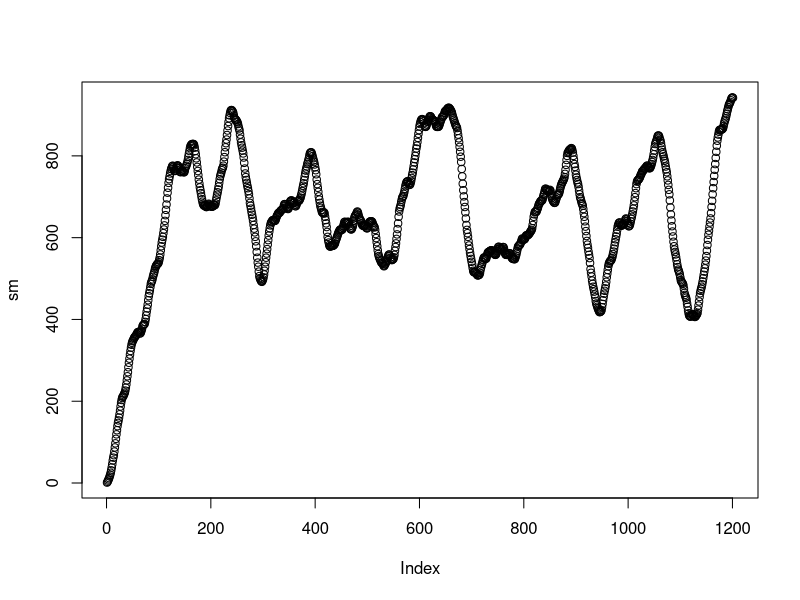
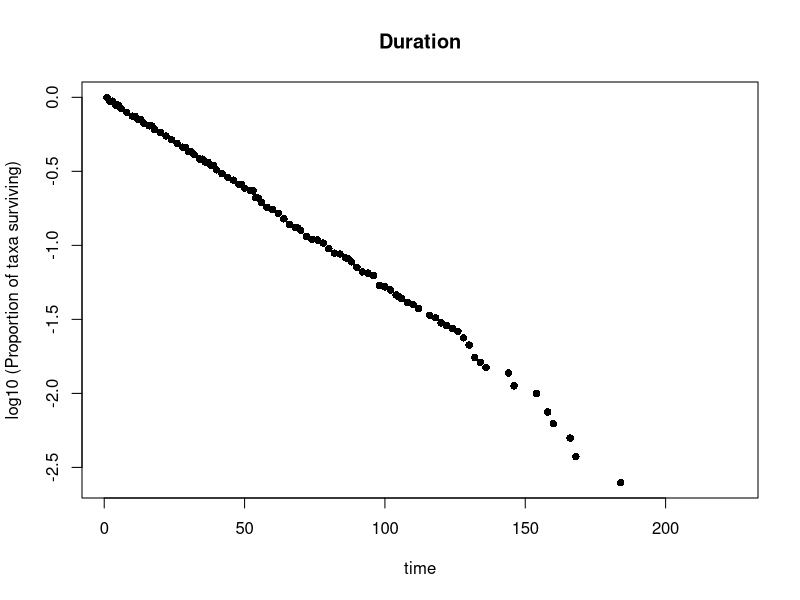
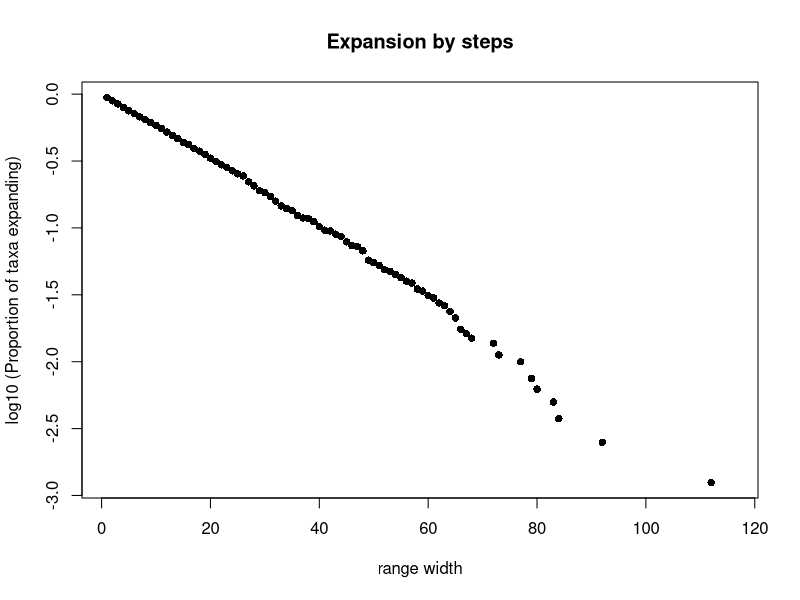
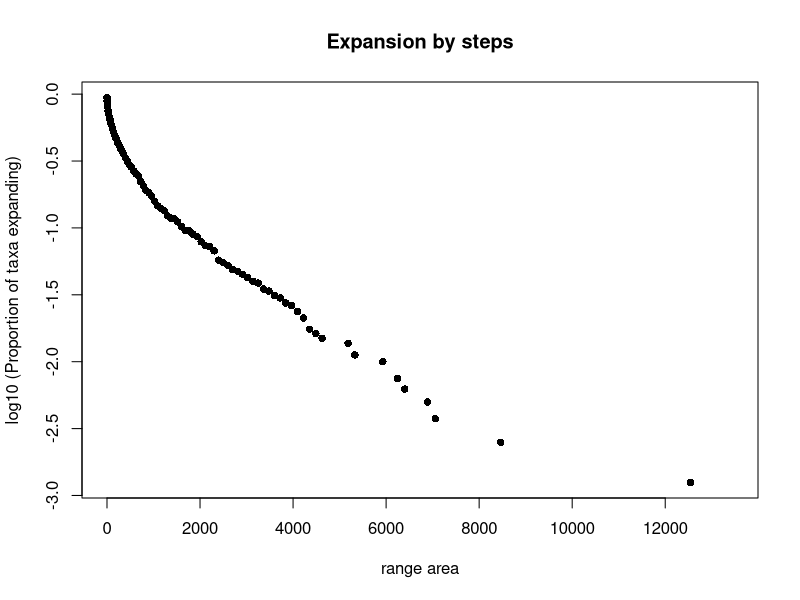
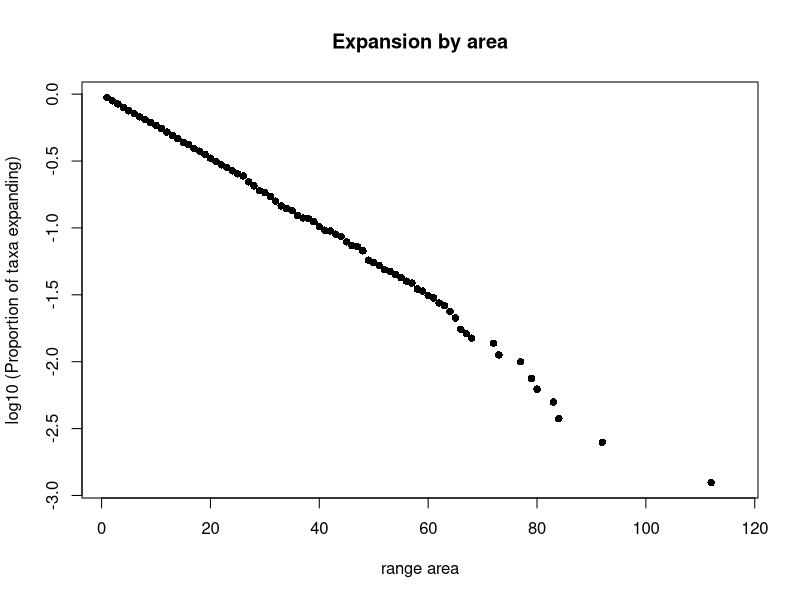
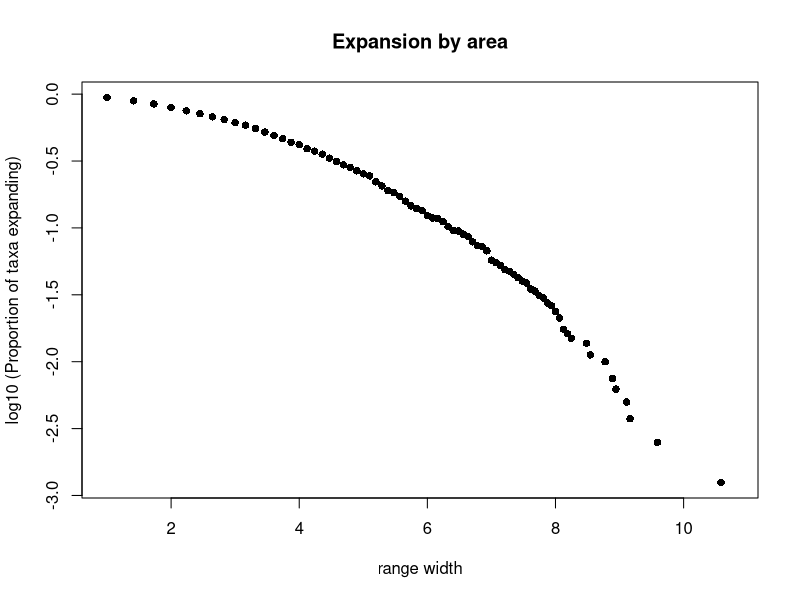

Here is the R script that generated these plots, in order:
# 2024 01 15 I.Zliobaite

p_decline <- 0.05

tsteps <- 1200

taxa_alive <- matrix(0,tsteps+1,1200+1)

taxa_alive[1,1] <- 1

set.seed(1981) 

do_snapshot <- FALSE

for (sk in 1:tsteps){
  ind_rising <- which(taxa_alive[,sk]>0)
  n_rising <- length(ind_rising)
  probs <- runif(n_rising)
  ind <- which(probs<=p_decline)
  taxa_alive[ind_rising,sk+1] <- taxa_alive[ind_rising,sk] + 1
  taxa_alive[ind_rising[ind],sk+1] <- (-taxa_alive[ind_rising[ind],sk])
  
  ind_declining <- which(taxa_alive[,sk]<0)
  sum_declining <- apply(taxa_alive,1,sum)
  ind_more_decline <- which(sum_declining[ind_declining]>0)
  taxa_alive[ind_declining[ind_more_decline],sk+1] <- taxa_alive[ind_declining[ind_more_decline],sk] +1 
  
  taxa_alive[sk+1,sk+1] <- 1
}

sm <- apply(abs(taxa_alive),2,sum)

pdf('fig_apply.pdf')
plot(sm)
dev.off()

taxa_alive <- taxa_alive[201:(dim(taxa_alive)[1]-200),201:(dim(taxa_alive)[2]-200)]

durations <- c()

for (sk in 1:dim(taxa_alive)[1]){
  ii <- which(taxa_alive[sk,]!=0)
  durations <- c(durations,length(ii))
}

range_wd_by_area <- c()
range_wd_by_steps <- c()
range_wd_by_areasqrt <- c()
range_wd_by_steps2 <- c()

taxa_alive_by_areasqrt <- sqrt(abs(taxa_alive))
taxa_alive_by_area <- abs(taxa_alive)
taxa_alive_by_steps <- abs(taxa_alive)
taxa_alive_by_steps2 <- abs(taxa_alive)*abs(taxa_alive)

if (do_snapshot){
    snapshot_now <- 456 #why not
    range_wd_by_area <- taxa_alive_by_area[,snapshot_now]
    range_wd_by_areasqrt <- taxa_alive_by_areasqrt[,snapshot_now]
    range_wd_by_steps <- taxa_alive_by_steps[,snapshot_now]
    range_wd_by_steps2 <- taxa_alive_by_steps2[,snapshot_now]
    
}else{
  for (sk in 1:dim(taxa_alive)[1]){
    
    range_wd_by_area <- c(range_wd_by_area,max(taxa_alive_by_area[sk,]))
    range_wd_by_areasqrt <- c(range_wd_by_areasqrt,max(taxa_alive_by_areasqrt[sk,]))
    range_wd_by_steps <- c(range_wd_by_steps,max(taxa_alive_by_steps[sk,]))
    range_wd_by_steps2 <- c(range_wd_by_steps2,max(taxa_alive_by_steps2[sk,]))
  }
  
}




un_dur <- unique(durations)
un_dur <- un_dur[order(un_dur)]
law_duration <- c()
n_sp <- sum(durations>0)

for (sk in 1:length(un_dur)){
  
  # how many survive past threshold
  ind <- which(durations>un_dur[sk])
  
  #statistics for the law
  law_duration <- rbind(law_duration,c(un_dur[sk],length(ind),length(ind)/n_sp))
}
  
colnames(law_duration) <- c('duration','nsuv','psurvive')

pdf('fig_duration.pdf', width = 3.5, height = 4)
plot(law_duration[,'duration'],log10(law_duration[,'psurvive']),pch=16,cex = 1,xlab = 'time',ylab = 'log10 (Proportion of taxa surviving)',main = 'Duration')
dev.off()  
  

un_steps <- unique(range_wd_by_steps)
un_steps <- un_steps[order(un_steps)]
law_steps <- c()

for (sk in 1:length(un_steps)){
  
  ind <- which(range_wd_by_steps>un_steps[sk])
  law_steps <- rbind(law_steps,c(un_steps[sk],length(ind),length(ind)/n_sp))
}

law_steps <- cbind(law_steps,log10(law_steps[,3]),log10(law_steps[,1]))

colnames(law_steps) <- c('steps','nsuv','pexpand','log10p','log10r')

pdf('fig_steps.pdf', width = 3.5, height = 4)
plot(law_steps[,'steps'],log10(law_steps[,'pexpand']),pch=16,cex = 1,xlab = 'range width',ylab = 'log10 (Proportion of taxa expanding)',main = 'Expansion by steps')
dev.off()  

  
un_steps2 <- unique(range_wd_by_steps2)
un_steps2 <- un_steps2[order(un_steps2)]
law_steps2 <- c()

for (sk in 1:length(un_steps2)){
  
  ind <- which(range_wd_by_steps2>un_steps2[sk])
  law_steps2 <- rbind(law_steps2,c(un_steps2[sk],length(ind),length(ind)/n_sp))
}

law_steps2 <- cbind(law_steps2,log10(law_steps2[,3]),log10(law_steps2[,1]))

colnames(law_steps2) <- c('steps2','nsuv','pexpand','log10p','log10r')


pdf('fig_steps2.pdf', width = 3.5, height = 4)
plot(law_steps2[,'steps2'],log10(law_steps2[,'pexpand']),pch=16,cex = 1,xlab = 'range area',ylab = 'log10 (Proportion of taxa expanding)',main = 'Expansion by steps')
dev.off()  



un_area <- unique(range_wd_by_area)
un_area <- un_area[order(un_area)]
law_area <- c()

for (sk in 1:length(un_area)){
  
  ind <- which(range_wd_by_area>un_area[sk])
  law_area <- rbind(law_area,c(un_area[sk],length(ind),length(ind)/n_sp))
}

law_area <- cbind(law_area,log10(law_area[,3]),log10(law_area[,1]))

colnames(law_area) <- c('area','nsuv','pexpand','log10p','log10r')


pdf('fig_area.pdf', width = 3.5, height = 4)
plot(law_area[,'area'],log10(law_area[,'pexpand']),pch=16,cex = 1,xlab = 'range area',ylab = 'log10 (Proportion of taxa expanding)',main = 'Expansion by area')
dev.off()  



un_areasqrt <- unique(range_wd_by_areasqrt)
un_areasqrt <- un_areasqrt[order(un_areasqrt)]
law_areasqrt <- c()

for (sk in 1:length(un_areasqrt)){
  
  ind <- which(range_wd_by_areasqrt>un_areasqrt[sk])
  law_areasqrt <- rbind(law_areasqrt,c(un_areasqrt[sk],length(ind),length(ind)/n_sp))
}

law_areasqrt <- cbind(law_areasqrt,log10(law_areasqrt[,3]),log10(law_areasqrt[,1]))

colnames(law_areasqrt) <- c('areasqrt','nsuv','pexpand','log10p','log10r')


pdf('fig_areasqrt.pdf', width = 3.5, height = 4)
plot(law_areasqrt[,'areasqrt'],log10(law_areasqrt[,'pexpand']),pch=16,cex = 1,xlab = 'range width',ylab = 'log10 (Proportion of taxa expanding)',main = 'Expansion by area')
dev.off()  


results <- c()
# tests
law_steps <- as.data.frame(law_steps)
law_steps <- law_steps[2:(dim(law_steps)[1]-1),]
fit <- lm(log10p ~ steps,data = law_steps)
r2 <- round(summary(fit)$r.squared,digits = 3)
results_now <- c('Expansion by steps','range width','semilog',r2)
results <- rbind(results,results_now)

fit <- lm(pexpand ~ steps,data = law_steps)
r2 <- round(summary(fit)$r.squared,digits = 3)
results_now <- c('Expansion by steps','range width','plain',r2)
results <- rbind(results,results_now)

fit <- lm(log10p ~ log10r,data = law_steps)
r2 <- round(summary(fit)$r.squared,digits = 3)
results_now <- c('Expansion by steps','range width','loglog',r2)
results <- rbind(results,results_now)



law_steps2 <- as.data.frame(law_steps2)
law_steps2 <- law_steps2[2:(dim(law_steps2)[1]-1),]
fit <- lm(log10p ~ steps2,data = law_steps2)
r2 <- round(summary(fit)$r.squared,digits = 3)
results_now <- c('Expansion by steps','range area','semilog',r2)
results <- rbind(results,results_now)

fit <- lm(pexpand ~ steps2,data = law_steps2)
r2 <- round(summary(fit)$r.squared,digits = 3)
results_now <- c('Expansion by steps','range area','plain',r2)
results <- rbind(results,results_now)

fit <- lm(log10p ~ log10r,data = law_steps2)
r2 <- round(summary(fit)$r.squared,digits = 3)
results_now <- c('Expansion by steps','range area','loglog',r2)
results <- rbind(results,results_now)




law_areasqrt <- as.data.frame(law_areasqrt)
law_areasqrt <- law_areasqrt[2:(dim(law_areasqrt)[1]-1),]
fit <- lm(log10p ~ areasqrt,data = law_areasqrt)
r2 <- round(summary(fit)$r.squared,digits = 3)
results_now <- c('Expansion by area','range width','semilog',r2)
results <- rbind(results,results_now)

fit <- lm(pexpand ~ areasqrt,data = law_areasqrt)
r2 <- round(summary(fit)$r.squared,digits = 3)
results_now <- c('Expansion by area','range width','plain',r2)
results <- rbind(results,results_now)

fit <- lm(log10p ~ log10r,data = law_areasqrt)
r2 <- round(summary(fit)$r.squared,digits = 3)
results_now <- c('Expansion by area','range width','loglog',r2)
results <- rbind(results,results_now)




law_area <- as.data.frame(law_area)
law_area <- law_area[2:(dim(law_area)[1]-1),]
fit <- lm(log10p ~ area,data = law_area)
r2 <- round(summary(fit)$r.squared,digits = 3)
results_now <- c('Expansion by area','range area','semilog',r2)
results <- rbind(results,results_now)

fit <- lm(pexpand ~ area,data = law_area)
r2 <- round(summary(fit)$r.squared,digits = 3)
results_now <- c('Expansion by area','range area','plain',r2)
results <- rbind(results,results_now)

fit <- lm(log10p ~ log10r,data = law_area)
r2 <- round(summary(fit)$r.squared,digits = 3)
results_now <- c('Expansion by area','range area','loglog',r2)
results <- rbind(results,results_now)

write.table(results, file = 'results_snapshot.csv',col.names = TRUE,row.names = FALSE, sep = '\t')   
